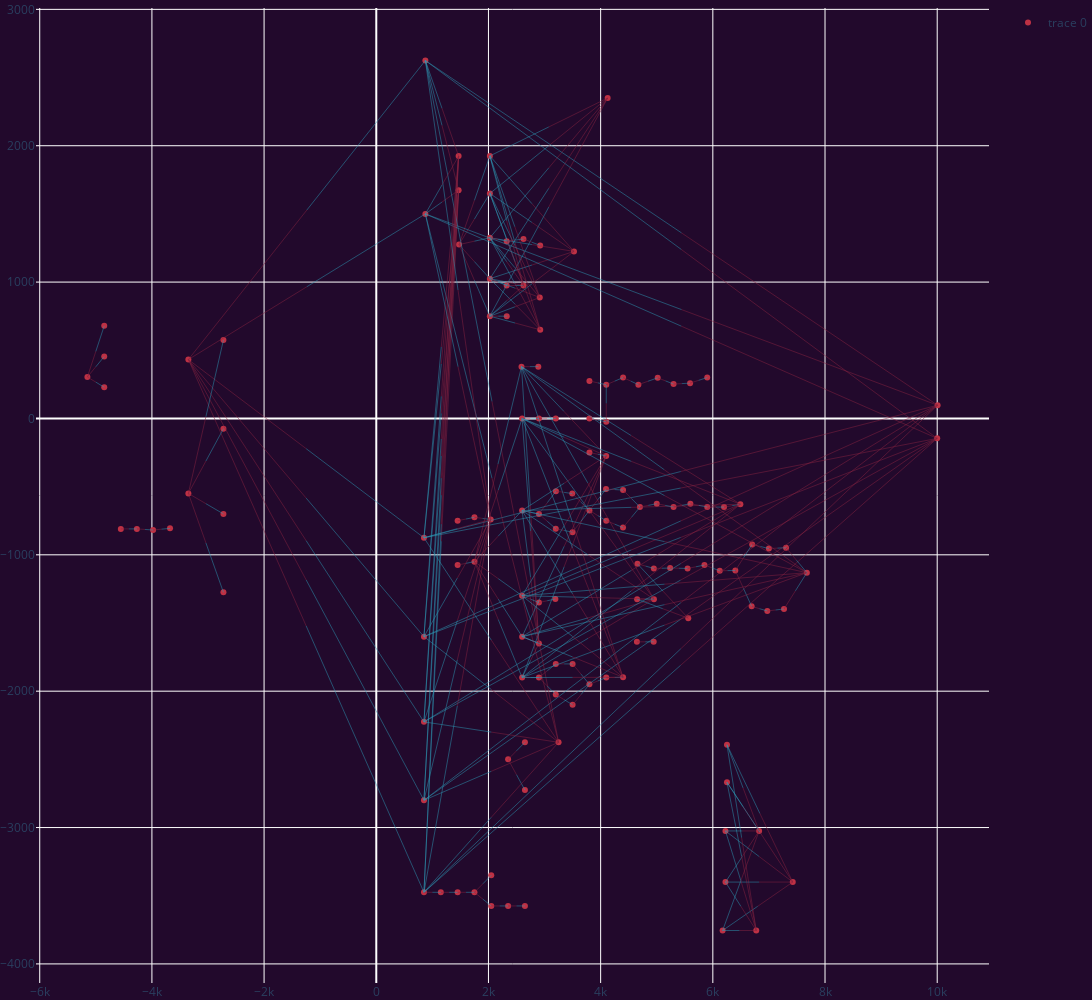

Notebook code cell kept with this figure:
### Code cell
import plotly.graph_objects as go

def plot_conv(dia_table, inp_conv_id):
    canva = dia_table.loc[inp_conv_id].loc[:, ['canvasRect_x', 'canvasRect_y', 'outgoingLinks', 'Dialogue Text']]
    colors = ['#872341', '#2d98b5']
    dot_color = '#BE3144'
    bg_color = '#22092C'

    fig = go.Figure()
    fig.add_trace(go.Scatter(
        x=canva['canvasRect_x'],
        y=canva['canvasRect_y'],
        text=canva.index,#['Dialogue Text'],
        mode="markers",
        marker=dict(color=dot_color, )
    ))

    for self_dia_id, other in canva.iterrows():
        x0 = other['canvasRect_x']
        y0 = other['canvasRect_y']
        links = other['outgoingLinks']
        for conv_id, dia_id in links:
            if conv_id != inp_conv_id:
                continue

            x2, y2 = canva.loc[dia_id][['canvasRect_x', 'canvasRect_y']]
            x1, y1 = (x0 + x2)/2, (y0 + y2)/2
            
            fig.add_trace(go.Scatter(
                x=[x0, x1], y=[y0, y1], showlegend=False, hoverinfo='none',
                mode="lines", line=dict(width=0.5, color=colors[0])))
            fig.add_trace(go.Scatter(
                x=[x1, x2], y=[y1, y2], showlegend=False,  hoverinfo='none',
                mode="lines", line=dict(width=0.5, color=colors[1])))

    fig.update_layout(
        autosize=False,
        width=1500, height=1000,
        margin=dict(l=0, r=0, b=0, t=0, pad=0),
        plot_bgcolor=bg_color, paper_bgcolor=bg_color,
    )

    fig.update_shapes(dict(xref='x', yref='y'))
    return fig

plot_conv(convs, 998)
